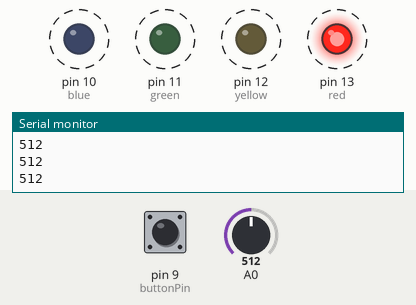
The sketch below on a simulated Arduino Uno, built with avr-gcc and run on an emulated ATmega328P. Parts: output pins drawn as LEDs (lit = HIGH), the last lines printed to the serial monitor. Dashed ring = blinking. The test bench sets the inputs (shaded band); at power-on: A0 = 512, pin 9 (buttonPin) LOW.

Above: at 1.26 s.
1.3 s: A0 set to 750
4.3 s: A0 set to 778
At 4.7 s:
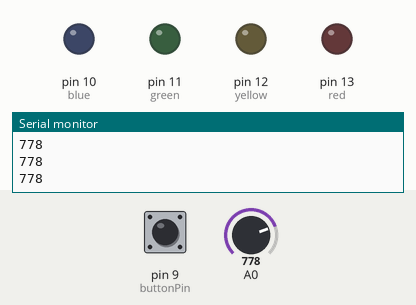
5.9 s: A0 set to 246
At 6.06 s:
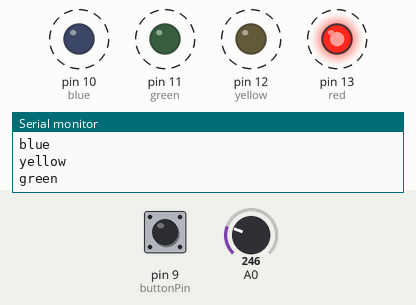
Timing chart, 0 to 14.9 s (numbered marks = the images above; inputs shaded):
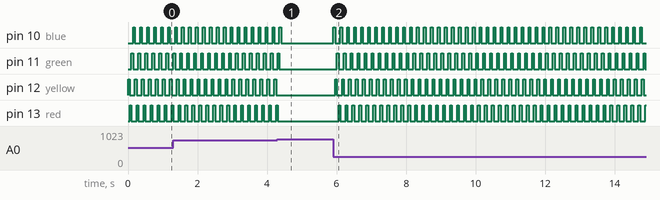

The sketch:

lightsAnalog.ino
```cpp
#define blue 10
#define yellow 12
#define green 11
#define red 13

int dial = 0;
int speed = 50;
const int buttonPin = 9;

bool buttonState = 0;
bool lastState = 0;

void setup() {
  Serial.begin(9600);
  pinMode(blue, OUTPUT);
  pinMode(red, OUTPUT);
  pinMode(green, OUTPUT);
  pinMode(yellow, OUTPUT);
  pinMode(buttonPin, INPUT);
}

void loop() {
  buttonState = digitalRead(buttonPin);
  dial = analogRead(0);
  Serial.println(dial);
  if (dial < 256) {
    runLights(0);
  } else if (dial < 512) {
    runLights(1);
  }
  else if (dial < 768) {
    runLights(2);
  }
  else {
    runLights(3);
  }
}

void runLights(int c) {
  switch (c) {
    case 0:
      digitalWrite(blue, HIGH);
      delay(speed);
      digitalWrite(blue, LOW);
      Serial.println("blue");

      digitalWrite(yellow, HIGH);
      delay(speed);
      digitalWrite(yellow, LOW);
      Serial.println("yellow");

      digitalWrite(green, HIGH);
      delay(speed);
      digitalWrite(green, LOW);
      Serial.println("green");

      digitalWrite(red, HIGH);
      delay(speed);
      digitalWrite(red, LOW);
      Serial.println("red");
      break;

    case 1:
      digitalWrite(green, HIGH);
      delay(speed);
      digitalWrite(green, LOW);

      digitalWrite(yellow, HIGH);
      delay(speed);
      digitalWrite(yellow, LOW);

      digitalWrite(blue, HIGH);
      delay(speed);
      digitalWrite(blue, LOW);

      digitalWrite(red, HIGH);
      delay(speed);
      digitalWrite(red, LOW);
      break;

    case 2:
      digitalWrite(yellow, HIGH);
      delay(speed);
      digitalWrite(yellow, LOW);

      digitalWrite(red, HIGH);
      delay(speed);
      digitalWrite(red, LOW);

      digitalWrite(green, HIGH);
      delay(speed);
      digitalWrite(green, LOW);

      digitalWrite(blue, HIGH);
      delay(speed);
      digitalWrite(blue, LOW);
      break;

    case 3:
      break;
  }

}
```

Measured:
- the behaviour switches between 767 and 768 on A0 (found by bisection; images 0 and 1)
- after the input at 4.3 s, pin 10 (blue), pin 11 (green): goes on until 4.4 s, then stays LOW; pin 12 (yellow): stops changing and stays LOW; pin 13 (red): goes on until 4.3 s, then stays LOW
- after the input at 5.9 s, pin 10 (blue): alternates HIGH for 0.05 s and LOW for 0.15 s, starting at once; pin 11 (green): alternates HIGH for 0.05 s and LOW for 0.15 s, starting after 0.11 s
- by itself, pin 10 (blue), pin 11 (green), pin 12 (yellow), pin 13 (red): alternates HIGH for 0.05 s and LOW for 0.15 s
